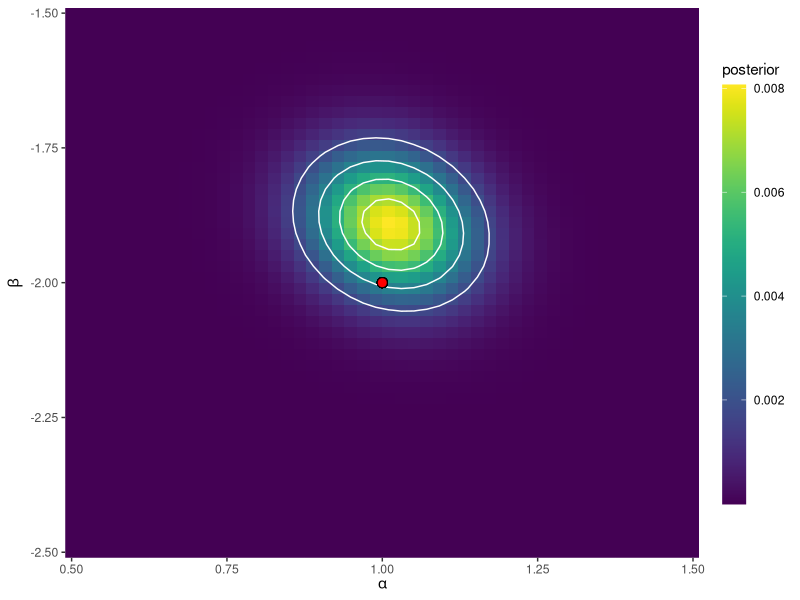
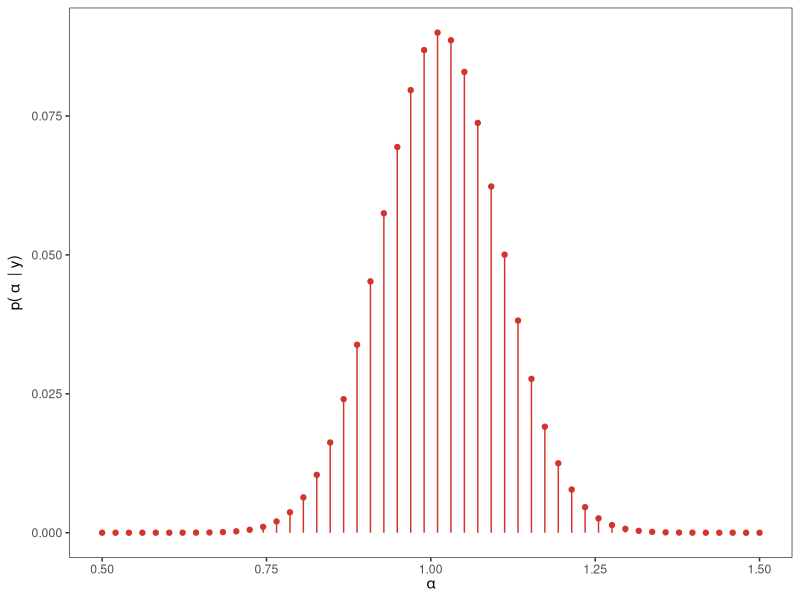
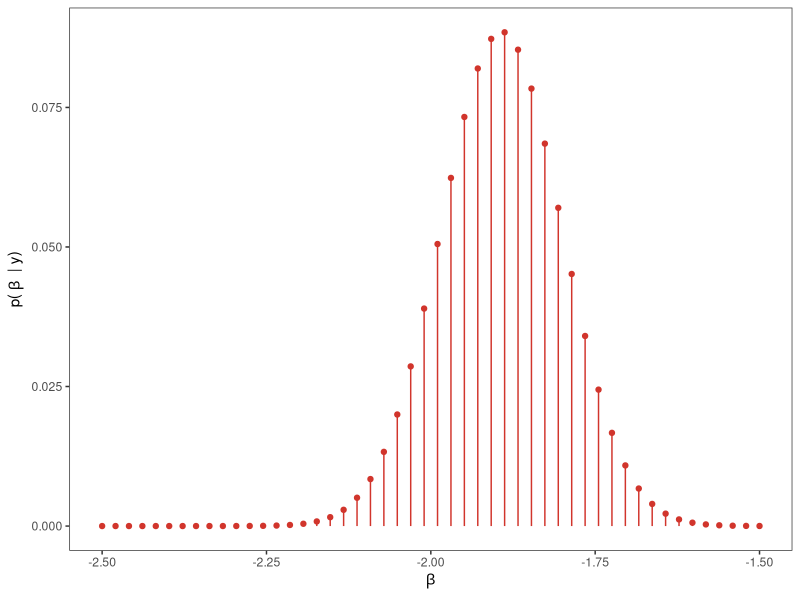

Source code (R) for these figures, in order:
## ---- chunk 1
#| warning: false
#| fig-width: 7
#| fig-align: center
#| fig-cap: Distribución _a posteriori_ evaluada en una grilla de 50×50 puntos.<br>
#|    El punto indica los valores de $\alpha$ y $\beta$ utilizados para generar los
#|    datos.
library(dplyr)
library(ggplot2)

set.seed(121195)

# Generación de datos
alpha <- 1
beta <- -2
sigma <- 0.8
n <- 80
x <- rnorm(n)
y <- rnorm(n, alpha + beta * x, sigma)
df <- data.frame(x = x, y = y)

# Crear grilla para alfa y beta
grid_a <- seq(0.5, 1.5, length.out = 50)
grid_b <- seq(-2.5, -1.5, length.out = 50)

# Crear todas las combinaciones entre los valores de las dos grillas
grid_df <- expand.grid(grid_a, grid_b)

# Utilizar nombres indicativos
names(grid_df) <- c("a", "b")

# Crear vectores que van a contener los valores de la
# función de verosimilitud y del posterior
likelihood <- numeric(nrow(grid_df))
posterior <- numeric(nrow(grid_df))

# Calcular la función de verosimilitud en cada punto
for (i in seq_along(likelihood)) {
    likelihood[i] <- prod(dnorm(y, grid_df$a[i] + grid_df$b[i] * x, sigma))
}
# Calcular el posterior en cada punto
posterior <- (
    likelihood
    * dnorm(grid_df$a, mean = 0, sd = 1.5) # alpha ~ Normal(0, 1.5)
    * dnorm(grid_df$b, mean = 0, sd = 2)   # beta ~ Normal(0, 2)
)

# Escalar el posterior para que sea propio
posterior <- posterior / sum(posterior)

# Incorporar likelihood y posterior al data frame
grid_df$likelihood <- likelihood
grid_df$posterior <- posterior

# Graficar con ggplot
ggplot(grid_df, aes(x = a, y = b)) +
    geom_raster(aes(fill = posterior)) +
    stat_contour(aes(z = posterior), col = "white", bins = 5) +
    geom_point(x = alpha, y = beta, color = "black", fill = "red", size = 3, pch = 21) +
    labs(x = expression(alpha), y = expression(beta)) +
    viridis::scale_fill_viridis() +
    guides(fill = guide_colourbar(barheight = unit(4.2, "in"))) +
    scale_x_continuous(expand = c(0, 0)) +
    scale_y_continuous(expand = c(0, 0))
## ---- chunk 2
#| fig-width: 7
#| fig-align: center
#| fig-cap: Distribución marginal de $\alpha$.
posterior_a_df <- grid_df |>
    group_by(a) |>
    summarise(p = sum(posterior))

ggplot(posterior_a_df) +
    geom_segment(aes(x = a, xend = a, y = 0, yend = p), color = "#d1352c") +
    geom_point(aes(x = a, y = p), color = "#d1352c") +
    labs(x = expression(alpha), y = expression("p(" ~ alpha ~ " | y)")) +
    theme_bw() +
    theme(
        panel.grid.major = element_blank(),
        panel.grid.minor = element_blank(),
    )
## ---- chunk 3
#| fig-width: 7
#| fig-align: center
#| fig-cap: Distribución marginal de $\beta$.
posterior_b_df <- grid_df |>
    group_by(b) |>
    summarise(p = sum(posterior))

ggplot(posterior_b_df) +
    geom_segment(aes(x = b, xend = b, y = 0, yend = p), color = "#d1352c") +
    geom_point(aes(x = b, y = p), color = "#d1352c") +
    labs(x = expression(beta), y = expression("p(" ~ beta ~ " | y)")) +
    theme_bw() +
    theme(
        panel.grid.major = element_blank(),
        panel.grid.minor = element_blank(),
    )
## ---- chunk 4
sum(posterior_a_df$p[posterior_a_df$a > 0.95])
## ---- chunk 5
sum(posterior_b_df$p[posterior_b_df$b < -2])
